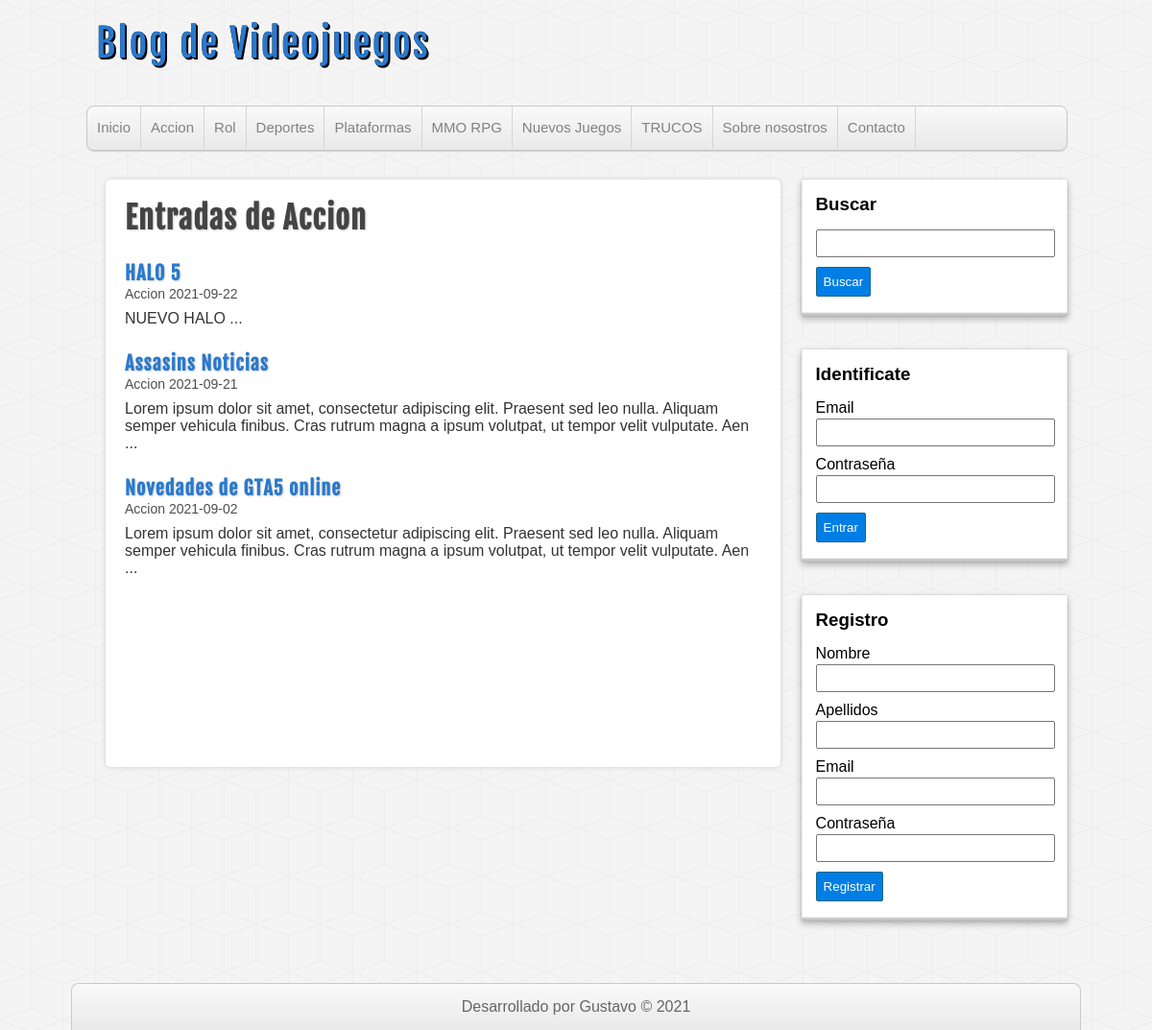
/categoria.php?id=1, run on the app's committed database.
### tables this page shows
CREATE TABLE `categorias` (
  `id` int(255) NOT NULL,
  `nombre` varchar(100) DEFAULT NULL
);

CREATE TABLE `entradas` (
  `id` int(255) NOT NULL,
  `usuario_id` int(255) NOT NULL,
  `categoria_id` int(255) NOT NULL,
  `titulo` varchar(255) NOT NULL,
  `descripcion` mediumtext,
  `fecha` date NOT NULL
);

### includes/helpers.php (called while the page is built, shortened)
<?php
function conseguirCategorias($conexion){
    $sql = "SELECT * FROM categorias ORDER BY id ASC";
    $categorias = mysqli_query($conexion,$sql);
    $result = false;
    if(mysqli_num_rows($categorias) >= 1){
        $result = $categorias;
    }
    return $result;
}
function conseguirCategoria($conexion , $id){
    $sql = "SELECT * FROM categorias WHERE id =  $id;";
    $categoria = mysqli_query($conexion,$sql);
    $result = false;
    if(mysqli_num_rows($categoria) >= 1){
        $result = mysqli_fetch_assoc($categoria);
    }
    return $result;
}
function conseguirEntradas($conexion, $limit = null, $categoria = null , $busqueda = null){
    $sql = "SELECT e.* , c.nombre AS 'categoria' FROM entradas e INNER JOIN categorias c ON e.categoria_id = c.id ";
    if(!empty($categoria)){
        $sql .= "WHERE e.categoria_id = $categoria ";
    }
        $sql .= "ORDER BY e.id DESC ";
    $entradas = mysqli_query($conexion,$sql);
    $result = array();
    if($entradas && mysqli_num_rows($entradas) >= 1){
        $result = $entradas;
    }
    return $result;
}
?>

### categoria.php (the view, shortened to what this page needs)
<?php
require_once('includes/cabecera.php');
$categoria = conseguirCategoria($db, $_GET['id']);
?>
<?php  require_once('includes/lateral.php');?>
    <div id="principal">
        <h1>Entradas de <?= $categoria['nombre']?> </h1>
        <?php
            $entradas = conseguirEntradas($db, null, $_GET['id']);
            if(!empty($entradas) && mysqli_num_rows($entradas) >= 1):
                while($entrada = mysqli_fetch_assoc($entradas)):
        ?>
            <article class="entrada">
            <a href="entrada.php?id=<?= $entrada['id']?>">
            <h2><?=$entrada['titulo'] ?></h2>
            <span class="fecha"><?=$entrada['categoria'].' '.$entrada['fecha']?></span>
            <p>
                <?= substr($entrada['descripcion'] ,0,180).' ...'?>
            </p>
            </a>
        </article>
        <?php
                endwhile;
            else:
        ?>
            <div class="alerta">No se encontraron entradas para esta categoria</div>
        <?php
            endif;
        ?>
    </div>
<?php
require_once('includes/footer.php');
?>
</body>
</html>

### includes/cabecera.php (shortened to what this page needs)
<?php
require_once('conexion.php');
require_once 'includes/helpers.php'
?>
<!DOCTYPE html>
<html lang="es">
<head>
    <link rel="stylesheet" type="text/css" href="assets/css/style.css">
</head>
<body>
<header id="cabecera">
    <div id="logo">
        <a href="index.php">Blog de Videojuegos</a>
    </div>
    <nav id="menu">
        <ul>
            <li><a href="index.php">Inicio</a></li>
            <?php
                $categorias = conseguirCategorias($db);
                while( $categoria=mysqli_fetch_assoc($categorias)) :
            ?>
                <li>
                    <a href="categoria.php?id=<?=$categoria['id']?>"><?=  $categoria['nombre']?></a>
                </li>
            <?php endwhile; ?>
            <li><a href="#">Sobre nosostros</a></li>
            <li><a href="#">Contacto</a></li>
        </ul>
    </nav>
</header>
<div id="contenedor">

### assets/css/style.css (style rules this page uses)
* { margin: 0px; padding: 0px; font-family: sans-serif, Helvetica, Arial; text-decoration: none; }
body { background: url(../img/cubes.png) #F4F4F4; }
.fecha { color: #4e4e4e; margin-top:5px; font-size: 14px; }
#cabecera { width: 85%; height: auto; background: transparent; margin: 0px auto; }
#logo { float:left; width: 540px; height: 110px; }
#logo a { font-family: "fajala", Helvetica; font-size: 40px; letter-spacing: 2px; color: #2979CD; text-shadow: 0px 0px 0px black, 1px 1px 0px black, 2px 2px 0px black; transition: all 500ms; line-height: 90px; margin-left: 10px; }
#menu { clear: both; width: 100%; height: 45px; background: linear-gradient(to bottom, #f9f9f9 0px, #e9e9e9 100%); border: 1px solid #C9C9C9; border-radius: 8px; box-shadow: 0px 1px 1px #ccc; overflow: hidden; }
#menu ul { list-style: none; }
#menu ul li { float: left; line-height: 44px; border-right: 1px solid #D6D6D6; }
#menu ul li a { display: block; padding-left: 10px; padding-right: 10px; font-size: 15px; color: #838282; }
#contenedor { width: 85%; height: auto; margin: 0px auto; margin-top: 30px; margin-bottom: 30px; }
#principal { float: left; width: 65%; min-height: 572px; background:white; border-radius: 5px; box-shadow: 0px 0px 5px #ccc; margin-left: 20px; padding: 20px; overflow: hidden; }
#principal a { color: #333; }
#principal h1 { font-size: 32px; color: #444; letter-spacing: 1px; text-shadow: 1px 1px 2px #ccc; font-family: "fajala"; }
#principal h2 { font-size: 20px; color: #2979CD; text-shadow: 1px 1px 2px #ccc; letter-spacing: 1px; font-family: "fajala"; margin-top: 25px; }
#principal p { margin-top: 8px; }

### data on the page
categorias: nombre "Accion"
categorias: nombre "Rol"
categorias: nombre "Deportes"
categorias: nombre "Plataformas"
categorias: nombre "MMO RPG"
categorias: nombre "Nuevos Juegos"
categorias: nombre "TRUCOS"
entradas: titulo "HALO 5", categoria.nombre "Accion", fecha "2021-09-22", descripcion "NUEVO HALO"
entradas: titulo "Assasins Noticias", categoria.nombre "Accion", fecha "2021-09-21", descripcion "Lorem ipsum dolor sit amet, consectetur adipiscing elit. Praesent sed leo nulla. Aliquam semper vehicula finibus. Cras rutrum magna a ipsum volutpat, ut tempor velit vulputate. Aen"
entradas: titulo "Novedades de GTA5 online", categoria.nombre "Accion", fecha "2021-09-02", descripcion "Lorem ipsum dolor sit amet, consectetur adipiscing elit. Praesent sed leo nulla. Aliquam semper vehicula finibus. Cras rutrum magna a ipsum volutpat, ut tempor velit vulputate. Aen"
